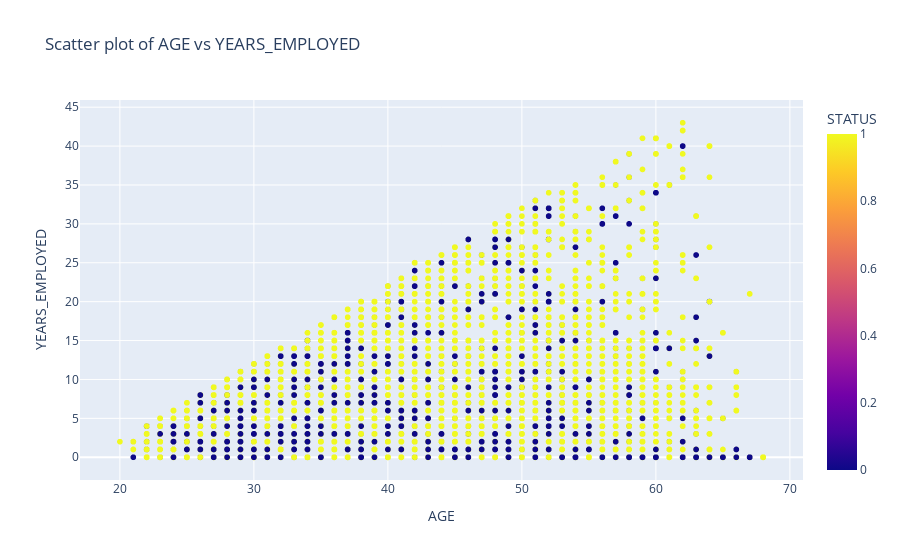

Notebook source saved alongside this figure:
### Code cell
# convert DAYS_BIRTH to years
df['AGE'] = df['DAYS_BIRTH'] // -365
df = df.drop(columns='DAYS_BIRTH')

# convert DAYS_EMPLOYED to years
df['YEARS_EMPLOYED'] = df['DAYS_EMPLOYED'] // -365
# replace negative values with 0
df['YEARS_EMPLOYED'] = df['YEARS_EMPLOYED'].apply(lambda x: 0 if x < 0 else x)
df = df.drop(columns='DAYS_EMPLOYED')

# plot of AGE vs YEARS_EMPLOYED
fig = px.scatter(df, x='AGE', y='YEARS_EMPLOYED', color='STATUS', title='Scatter plot of AGE vs YEARS_EMPLOYED')
fig.show()

### Figure 1 — Plotly figure (JSON) as saved in the notebook; plotly's stock layout.template omitted (floating-point values rounded to 4 significant figures; data arrays with more than 128 entries replaced by an {"elided": "..."} marker saying what was removed)
{"data": [{"hovertemplate": "AGE=%{x}<br>YEARS_EMPLOYED=%{y}<br>STATUS=%{marker.color}<extra></extra>", "legendgroup": "", "marker": {"color": {"elided": "32633 int values"}, "coloraxis": "coloraxis", "symbol": "circle"}, "mode": "markers", "name": "", "showlegend": false, "type": "scattergl", "x": {"elided": "32633 int values"}, "xaxis": "x", "y": {"elided": "32633 int values"}, "yaxis": "y"}], "layout": {"coloraxis": {"colorbar": {"title": {"text": "STATUS"}}, "colorscale": [[0, "#0d0887"], [0.1111, "#46039f"], [0.2222, "#7201a8"], [0.3333, "#9c179e"], [0.4444, "#bd3786"], [0.5556, "#d8576b"], [0.6667, "#ed7953"], [0.7778, "#fb9f3a"], [0.8889, "#fdca26"], [1, "#f0f921"]]}, "legend": {"tracegroupgap": 0}, "title": {"text": "Scatter plot of AGE vs YEARS_EMPLOYED"}, "xaxis": {"anchor": "y", "domain": [0, 1], "title": {"text": "AGE"}}, "yaxis": {"anchor": "x", "domain": [0, 1], "title": {"text": "YEARS_EMPLOYED"}}}}
